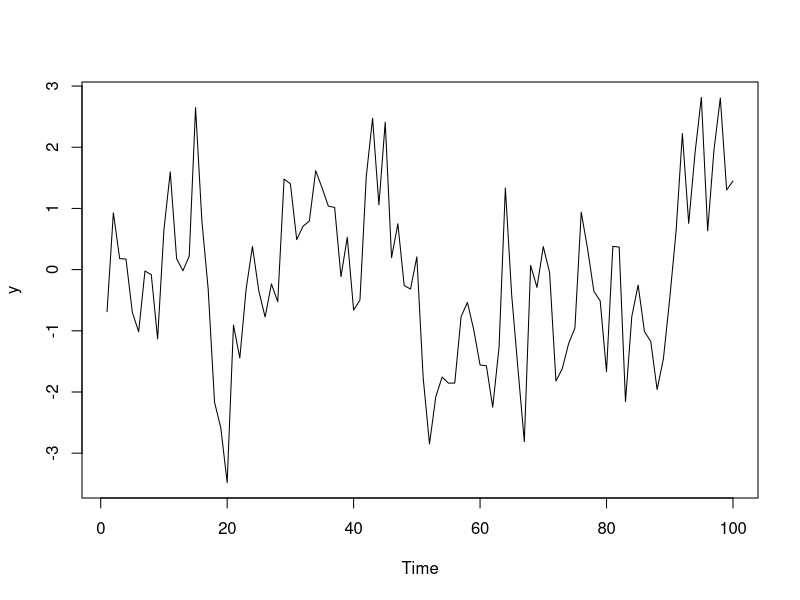
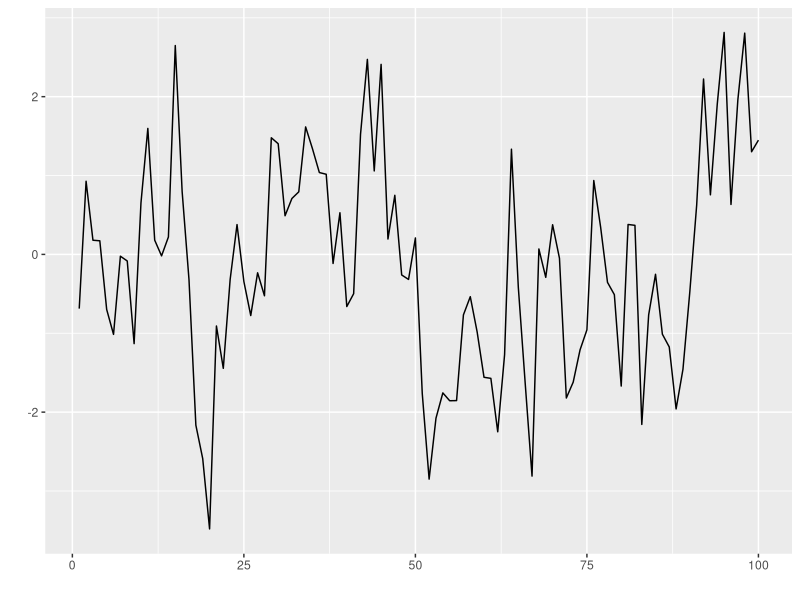
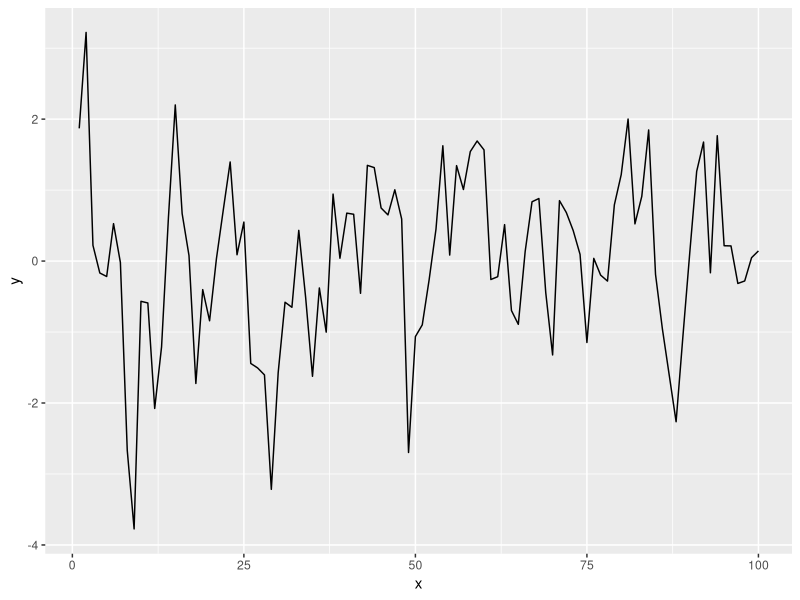
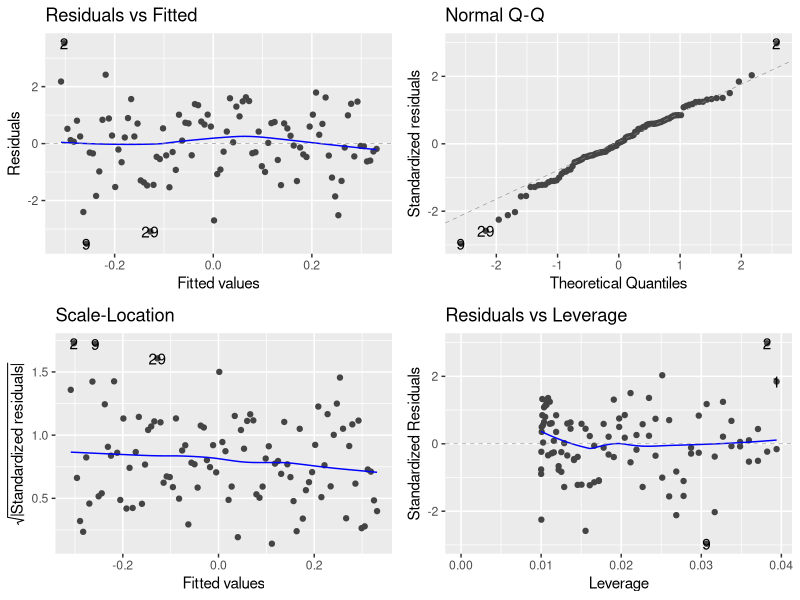
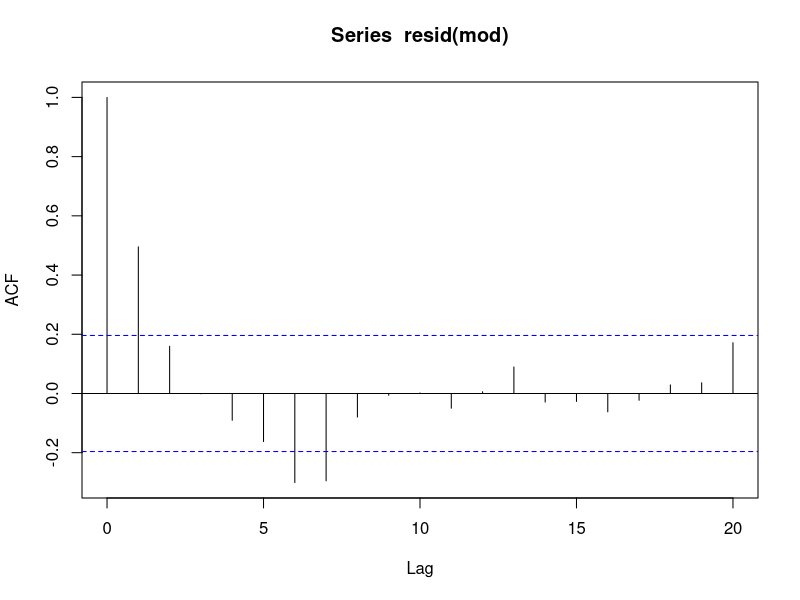
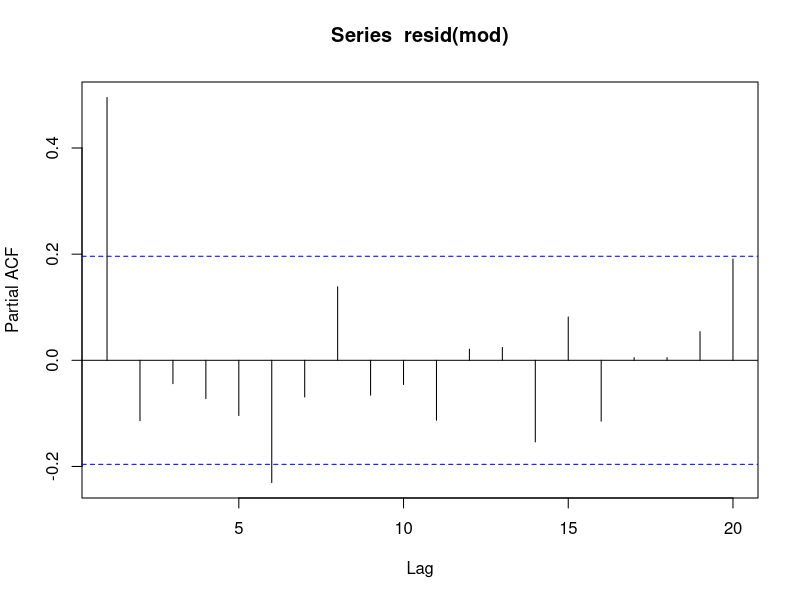
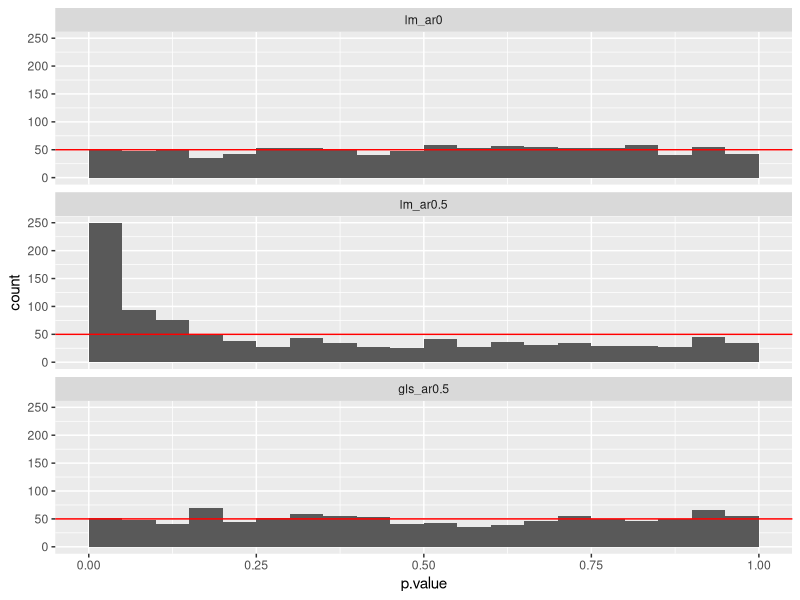
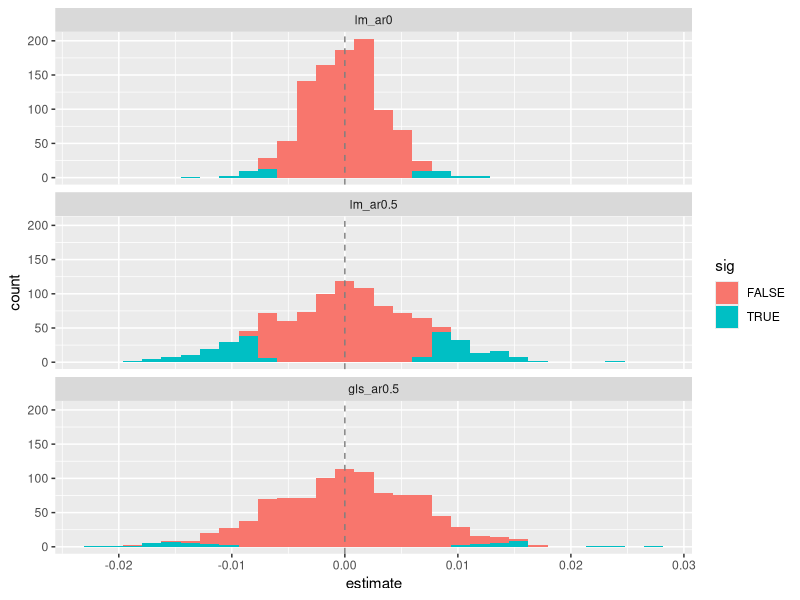

R code for these plots, in order:
## ---- chunk 1
knitr::opts_chunk$set(echo = TRUE, eval = TRUE, message = FALSE)
## ---- chunk 2
library("tidyverse")
y <- arima.sim(model = list(ar = 0.5), n = 100)
plot(y)#base plot
#or for a ggplot, use autoplot (many autoplot functions in ggfortify package)
library("ggfortify")
autoplot(y)#uses fortify to convert ts object to a data.frame 


set.seed(42)
df <- tibble(
  x = 1:100,
  y = arima.sim(model = list(ar = 0.5), n = 100)
)
## ---- chunk 3
ggplot(df, aes(x = x, y = y)) + geom_line()
## ---- chunk 4
mod <- lm(y ~ x, data = df)
anova(mod)
## ---- chunk 5
library("ggfortify")
autoplot(mod)

acf(resid(mod))#use autoplot to get ggplot version
pacf(resid(mod)) # single spike
## ---- chunk 6
library("lmtest")
dwtest(mod)

## ---- chunk 7
library("nlme")

mod2 <- gls(y ~ x, data = df, correlation = corAR1())
anova(mod2)
list(mod, mod2) %>% map(coef) %>% map("x") # should be unbiased

## ---- chunk 8
library("broom")
library("broom.mixed") # expansion package for broom 
#no autocorrelation

set.seed(1)
sim_lm0 <- rerun(.n = 1000, tibble(
  x = 1:100,
  y = rnorm(100)
)) %>% 
  map(~lm(y ~ x, data = .)) %>% 
  map_df(tidy) %>% 
  filter(term == "x") %>% 
  mutate(sig = p.value < 0.05)


set.seed(1)
sim_lm <- rerun(.n = 1000, tibble(
  x = 1:100,
  y = arima.sim(model = list(ar = 0.5), n = 100)
)) %>% 
  map(~lm(y ~ x, data = .)) %>% 
  map_df(tidy) %>% 
  filter(term == "x") %>% 
  mutate(sig = p.value < 0.05)


set.seed(1)
sim_gls <- rerun(.n = 1000, tibble(
  x = 1:100,
  y = arima.sim(model = list(ar = 0.5), n = 100)
)) %>% 
  map(~gls(y ~ x, data = ., correlation = corAR1())) %>% 
  map_df(tidy) %>% 
  filter(term == "x") %>% 
  mutate(sig = p.value < 0.05)


all_models <- bind_rows(list(lm_ar0 = sim_lm0,
               lm_ar0.5 = sim_lm,
               gls_ar0.5 = sim_gls), .id = "model") %>% 
  mutate(model = factor(model, levels = c("lm_ar0", "lm_ar0.5", "gls_ar0.5")))


nbins <-  20
ggplot(all_models, aes(x = p.value)) +
  geom_histogram(binwidth = 1/nbins, center = 1/nbins/2) +
  geom_hline(yintercept = 1000/nbins, colour = "red") +
  facet_wrap(~ model, ncol = 1)


ggplot(all_models, aes(x = estimate, fill = sig)) +
  geom_histogram() +
  geom_vline(xintercept = 0, colour = "grey50", linetype = "dashed") +
   facet_wrap(~ model, ncol = 1)
## ---- chunk 9
data("LakeHuron")
Huron <- tibble(year = time(LakeHuron), level = as.vector(LakeHuron))
## ---- chunk 10
ggplot(Huron, aes(x = year, y = level)) + 
  geom_line()
## ---- chunk 11
mod <- lm(level ~ year, data = Huron)
summary(mod)

## ---- chunk 12
acf(resid(mod))
pacf(resid(mod))
## ---- chunk 13
ar(resid(mod))
## ---- chunk 14
mod_gls <- gls(level ~ year, data = Huron, correlation = corAR1())
summary(mod_gls)
## ---- chunk 15
mod_gls2 <- gls(level ~ year, data = Huron, correlation = corARMA(p = 2))
summary(mod_gls)

anova(mod_gls, mod_gls2)
